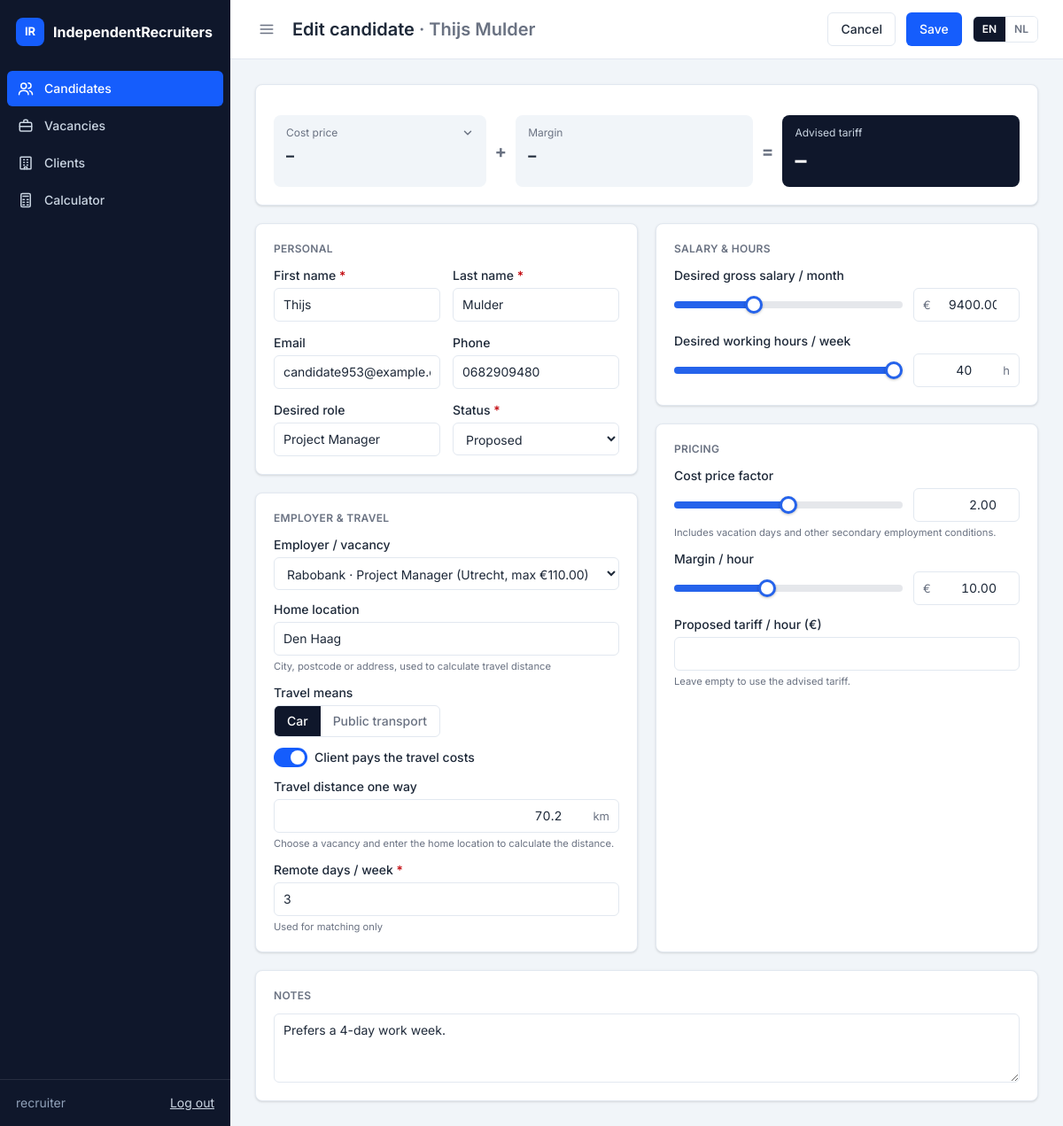
The app's page /candidates/56/edit/ (signed in), older data.
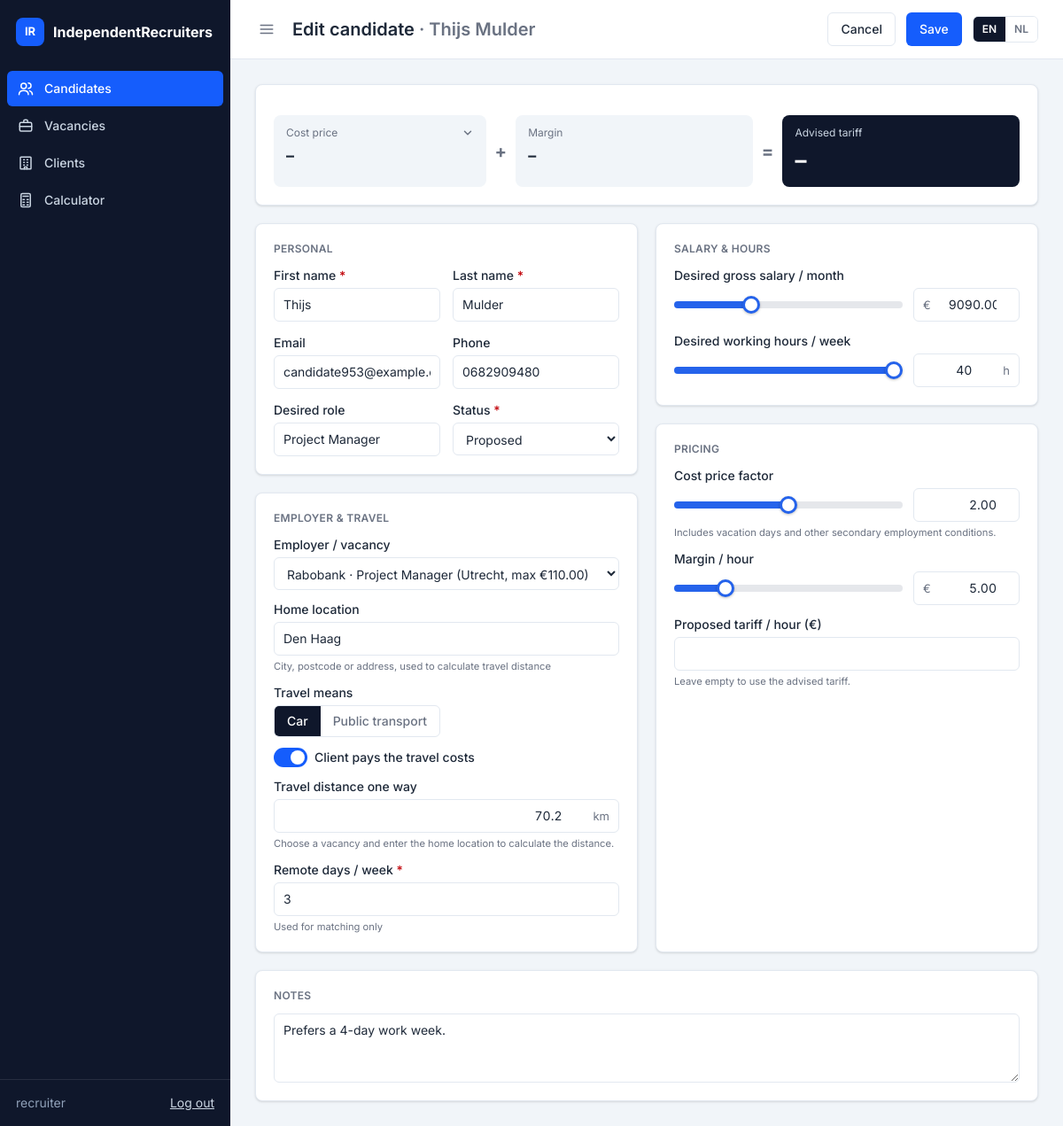
The same page, newer data.
### candidates/models.py (models this page shows, shortened)
class Candidate(models.Model):
    class Status(models.TextChoices):
        INTAKE = "intake", _("Intake")
        AVAILABLE = "available", _("Available")
        PROPOSED = "proposed", _("Proposed")
        PLACED = "placed", _("Placed")
        INACTIVE = "inactive", _("Inactive")
    class Transport(models.TextChoices):
        CAR = "car", _("Car")
        OV = "ov", _("Public transport")
    first_name = models.CharField(_("first name"), max_length=100)
    last_name = models.CharField(_("last name"), max_length=100)
    email = models.EmailField(_("email"), blank=True)
    phone = models.CharField(_("phone"), max_length=30, blank=True)
    city = models.CharField(_("home location"), max_length=150, blank=True,
                            help_text=_("City, postcode or address, used to calculate travel distance"))
    desired_role = models.CharField(_("desired role"), max_length=150, blank=True)
    status = models.CharField(_("status"), max_length=20, choices=Status.choices, default=Status.INTAKE)
    expected_salary_month = models.DecimalField(_("desired gross salary / month (€)"), max_digits=8, decimal_places=2)
    hours_per_week = models.PositiveSmallIntegerField(
        _("desired hours per week"), default=40, validators=[MinValueValidator(1), MaxValueValidator(60)]
    )
    travel_distance_km = models.DecimalField(
        _("travel distance one way (km)"), max_digits=6, decimal_places=1, null=True, blank=True,
        help_text=_("Calculated automatically from the home location and the vacancy location"),
    )
    transport_type = models.CharField(_("travel means"), max_length=10, choices=Transport.choices, default=Transport.CAR)
    client_pays_travel = models.BooleanField(
        _("client pays travel costs"), default=False,
        help_text=_("Travel costs are then left out of the tariff (defaults to the vacancy's setting)"),
    )
    remote_days_per_week = models.PositiveSmallIntegerField(
        _("remote days / week"), default=0, validators=[MaxValueValidator(5)],
        help_text=_("Used for matching only"),
    )
    cost_factor = models.DecimalField(_("cost price factor"), max_digits=4, decimal_places=2, default=Decimal("2.00"))
    margin_per_hour = models.DecimalField(
        _("margin / hour (€)"), max_digits=6, decimal_places=2, default=Decimal("10.00"),
        validators=[MinValueValidator(C.MIN_MARGIN), MaxValueValidator(C.MAX_MARGIN)],
    )
    proposed_rate = models.DecimalField(
        _("proposed tariff / hour (€)"), max_digits=7, decimal_places=2, null=True, blank=True,
        help_text=_("Leave empty to use the advised tariff."),
    )
    vacancy = models.ForeignKey(
        "clients.Vacancy", on_delete=models.SET_NULL, null=True, blank=True,
        related_name="candidates", verbose_name=_("vacancy"),
    )
    notes = models.TextField(_("notes"), blank=True)
    created_at = models.DateTimeField(auto_now_add=True)
    updated_at = models.DateTimeField(auto_now=True)
    PRICING_FIELD_MAP = {
        "salary_month": "expected_salary_month",
        "hours_per_week": "hours_per_week",
        "cost_factor": "cost_factor",
        "margin": "margin_per_hour",
        "travel_distance_km": "travel_distance_km",
        "transport_type": "transport_type",
        "client_pays_travel": "client_pays_travel",
    }
    class Meta:
        ordering = ["-created_at"]
        verbose_name = _("candidate")
        verbose_name_plural = _("candidates")
    @property
    def full_name(self):
        return f"{self.first_name} {self.last_name}".strip()

### candidates/views.py (the view)
# urls.py: path("<int:pk>/edit/", views.CandidateUpdateView.as_view(), name="update"),
class CandidateUpdateView(CandidateFormMixin, UpdateView):
    success_message = _("Candidate saved.")

### candidates/forms.py (shortened to what this page needs)
class CandidateForm(forms.ModelForm):
    class Meta:
        model = Candidate
        fields = [name for _legend, names in FIELDSETS for name in names]
        widgets = {
            "notes": forms.Textarea(attrs={"rows": 3, "wide": True}),
            "margin_per_hour": forms.NumberInput(attrs={"min": C.MIN_MARGIN, "max": C.MAX_MARGIN, "step": "0.5"}),
            "cost_factor": forms.NumberInput(attrs={"step": "0.05"}),
            "remote_days_per_week": forms.NumberInput(attrs={"min": 0, "max": 5}),
            "city": forms.TextInput(attrs={"data-role": "home"}),
        }

### candidates/views.py (called while the page is built)
    def get_context_data(self, **kwargs):
        context = super().get_context_data(**kwargs)
        context.update(
            vacancies=Vacancy.objects.select_related("client"),
            C=C,
            i18n=calculator_i18n(),
            field_map_json=json.dumps(self.PRICING_FIELD_MAP),
        )
        return context

### clients/models.py (called while the page is built)
    @property
    def location(self):
        return ", ".join(part for part in (self.address, self.city or self.client.city) if part)

### core/context_processors.py (called while the page is built)
def ui(request):
    return {"ui": UI}

### candidates/templates/candidates/form.html (shortened to what the changed rows need)
{% extends "core/base.html" %}
{% load i18n static l10n ui %}
{% block heading %}{% if object %}{% trans "Edit candidate" %} <span class="text-gray-500">· {{ object.full_name }}</span>{% else %}{% trans "New candidate" %}{% if draft %} <span class="text-gray-500">· {% trans "draft" %}</span>{% endif %}{% endif %}{% endblock %}
{% block content %}
<div class="flex flex-col gap-5">
    <form method="post" class="grid gap-5 lg:grid-cols-2" id="forward-form" novalidate autocomplete="off" data-enter-leaves-field
          data-endpoint="{% url 'pricing:calculate' %}" data-distance-endpoint="{% url 'pricing:distance' %}"
          data-field-map="{{ field_map_json }}"
          {% if not object %}data-autosave="{% url 'candidates:draft_autosave' %}"{% endif %}>
        <div class="flex flex-col gap-5">
            <div class="flex flex-col gap-3 {{ ui.card }}">
                <h2 class="{{ ui.section_label }}">{% trans "Personal" %}</h2>
                <div class="grid grid-cols-1 gap-3.5 sm:grid-cols-2">
                    {% include "core/_field.html" with field=form.first_name %}
                    {% include "core/_field.html" with field=form.last_name %}
                    {% include "core/_field.html" with field=form.email %}
                    {% include "core/_field.html" with field=form.phone %}
                    {% include "core/_field.html" with field=form.desired_role %}
                    {% include "core/_field.html" with field=form.status %}
                </div>
            </div>
            <div class="flex flex-1 flex-col gap-3 {{ ui.card }}">
                <h2 class="{{ ui.section_label }}">{% trans "Employer & travel" %}</h2>
                {% include "core/_field.html" with field=form.city %}
                <div class="flex flex-col gap-1">
                    <div class="{{ ui.number_box }}">
                        <input type="number" class="{{ ui.number_box_input }}" id="id_travel_distance_km" name="travel_distance_km" data-role="distance" value="{{ form.travel_distance_km.value|default_if_none:''|unlocalize }}" min="0" step="0.1" placeholder="{% trans 'calculated automatically' %}">
                        <span class="{{ ui.number_box_unit }}">km</span>
                    </div>
                </div>
                {% include "core/_field.html" with field=form.remote_days_per_week %}
            </div>
        </div>
        <div class="flex flex-col gap-5">
            <div class="flex flex-col gap-3 {{ ui.card }}">
                <h2 class="{{ ui.section_label }}">{% trans "Salary & hours" %}</h2>
                {% include "pricing/_slider.html" with name="expected_salary_month" label=_("Desired gross salary / month") min=1500 max=25000 hard_max=25000 step=50 value=form.expected_salary_month.value|default:4500 unit_before="€" %}
            </div>
            <div class="flex flex-1 flex-col gap-3 {{ ui.card }}">
                <h2 class="{{ ui.section_label }}">{% trans "Pricing" %}</h2>
                {% include "pricing/_slider.html" with name="cost_factor" label=_("Cost price factor") min=1.5 max=2.5 hard_max=2.5 step=0.05 value=form.cost_factor.value|default:"2.0" %}
                {% include "pricing/_slider.html" with name="margin_per_hour" label=_("Margin / hour") min=C.MIN_MARGIN max=C.MAX_MARGIN hard_max=C.MAX_MARGIN step=0.5 value=form.margin_per_hour.value|default:C.DEFAULT_MARGIN unit_before="€" %}
                {% include "core/_field.html" with field=form.proposed_rate %}
            </div>
        </div>
        <div class="flex flex-col gap-3 lg:col-span-2 {{ ui.card }}">
            <h2 class="{{ ui.section_label }}">{% trans "Notes" %}</h2>
            {{ form.notes|as_input }}
        </div>
    </form>
</div>
{% endblock %}

### core/templates/core/_field.html (shortened to what this page needs)
{% load ui %}{% with input_type=field.field.widget.input_type %}
<div class="flex {% if input_type == 'checkbox' %}flex-row-reverse items-center justify-end gap-2{% else %}flex-col gap-1{% endif %}{% if field.field.widget.attrs.wide %} sm:col-span-2{% endif %}" data-field="{{ field.name }}">
    <label for="{{ field.id_for_label }}" class="font-medium">{{ field.label }}{% if field.field.required %} <span class="text-red-700">*</span>{% endif %}</label>
    {{ field|as_input }}
    {% if field.help_text %}<small class="text-gray-500">{{ field.help_text }}</small>{% endif %}
</div>
{% endwith %}

### pricing/templates/pricing/_slider.html
{% load l10n %}
{% localize off %}
<div class="flex flex-col gap-1">
    <label for="id_{{ prefix }}{{ name }}" class="font-medium">{{ label }}</label>
    <div class="flex items-center gap-3">
<input type="range" class="slider slider-1 min-w-0 flex-1"
       min="{{ min }}" max="{{ max }}" step="{{ step }}" value="{{ value }}"
       data-sync="id_{{ prefix }}{{ name }}" aria-hidden="true" tabindex="-1">
        <div class="w-30 shrink-0 {{ ui.number_box }}">
            {% if unit_before %}<span class="{{ ui.number_box_unit }}">{{ unit_before }}</span>{% endif %}
            <input type="number" class="{{ ui.number_box_input }}" id="id_{{ prefix }}{{ name }}" name="{{ name }}" min="{{ min }}" max="{{ hard_max|default:'' }}" step="{{ step }}" value="{{ value }}" inputmode="decimal">
            {% if unit_after %}<span class="{{ ui.number_box_unit }}">{{ unit_after }}</span>{% endif %}
        </div>
    </div>
</div>
{% endlocalize %}

Row changes from the older to the newer data that the page shows:
changed Candidate "Thijs Mulder": expected_salary_month "9400 2 10" → "9100 2 5"; expected_salary_month "9400.00" → "9090.00"; margin_per_hour "10.00" → "5.00"
